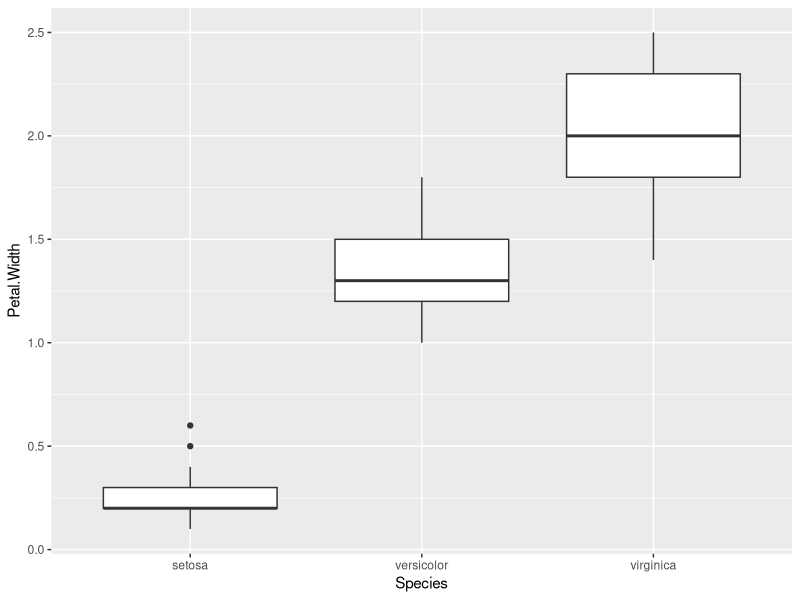

Generate this figure with R:
## ---- chunk 1

#Carregar pacotes
library(ggplot2)
data(iris)

ggplot(iris, aes(x = Species, y = Petal.Width))+
  geom_boxplot()

